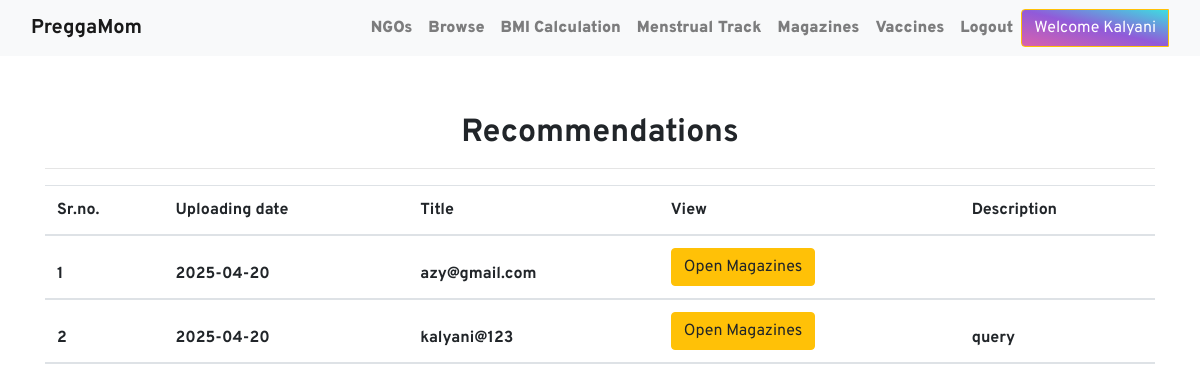
/view_m/ (signed in), run on the app's committed database.
### women/models.py (models this page shows)
class Magazines(models.Model):
    user = models.ForeignKey(User,on_delete=models.CASCADE,null=True)
    uploadedate = models.CharField(max_length=10,null=True)
    magazinesfile = models.FileField(null=True)
    magazinestype = models.CharField(max_length=30,null=True)
    description = models.CharField(max_length=300,null=True)
    status = models.CharField(max_length=30,null=True)

### women/views.py (the view)
# urls.py: path('view_m/', view_m, name='view_m'),
@login_required
def view_m(request):
    if not request.user.is_authenticated:
        return redirect('login')
    user = User.objects.get(id=request.user.id)
    notes = Magazines.objects.filter(status="Accept")
    d = {'notes':notes}
    return render(request, 'view_m.html',d)

### women/templates/view_m.html (shortened to what this page needs)
{% extends 'user_nav.html' %}
{% load static %}
{% block body %}
<div class="container mt-5">
    <h2 class="doabout text-center"></i><b>Recommendations</b></h2>
    <hr>
    <table class="table table=bordered" id="example">
        <thead>
            <tr>
                <th>Sr.no.</th>
                <th>Uploading date</th>
                <th>Title</th>
                <th>View</th>
                <th>Description</th>
            </tr>
            {% for i in notes %}
            <tr>
                <th>{{ forloop.counter }}</th>
                <th>{{ i.uploadedate }}</th>
                <th>{{ i.user.username }}</th>
                <th><a href="{{ i.magazinesfile.url }}" class="btn btn-warning">Open Magazines</a></th>
                <th>{{ i.description }}</th>
            </tr>
            {% endfor %}
        </thead>
    </table>
</div>
{% endblock %}

### women/templates/user_nav.html (shortened to what this page needs)
<!DOCTYPE html>
<html lang="en">
<head>
    {% load static %}
    <link rel="stylesheet" href="node_modules/bootstrap/dist/css/bootstrap.min.css">
    <link rel="stylesheet" href="https://stackpath.bootstrapcdn.com/bootstrap/4.3.1/css/bootstrap.min.css">
    <link rel="stylesheet" href="https://stackpath.bootstrapcdn.com/font-awesome/4.7.0/css/font-awesome.min.css">
    <link rel="stylesheet" href="{% static 'style.css' %}">
</head>
<body>
    <nav class="navbar navbar-expand-md bg-light navbar-light">
        <div class="container-fluid">
            <a href="{% url 'home' %}" class="navbar-brand font-weight-bold" >PreggaMom</a>
            <div class="collapse navbar-collapse text-center" id="collapsenavbar">
                <ul class="navbar-nav ml-auto">
                    <li class="nav-item">
                        <a href="{% url 'ngos' %}" class="nav-link ">NGOs</a>
                    </li>
                    <li class="nav-item">
                        <a href="{% url 'browse' %}" class="nav-link ">Browse</a>
                    </li>
                    <li class="nav-item">
                        <a href="{% url 'bmi' %}" class="nav-link ">BMI Calculation</a>
                    </li>
                    <li class="nav-item">
                        <a href="{% url 'menstrual' %}" class="nav-link ">Menstrual Track</a>
                    </li>
                    <li class="nav-item">
                        <a href="{% url 'magazine' %}" class="nav-link ">Magazines</a>
                    </li>
                    <li class="nav-item">
                        <a href="{% url 'vaccine' %}" class="nav-link ">Vaccines</a>
                    </li>
                    <li class="nav-item">
                        <a href="{% url 'logout' %}" class="nav-link ">Logout</a>
                    </li>
                </ul>
                <div class="btn-group">
                    <button type="button" class="btn btn-warning text-white" style="background: linear-gradient(to left bottom, rgba(5, 213, 217, 0.767), rgba(101, 23, 203, 0.7), rgba(203, 33, 141, 0.7));" data-toggle="dropdown">Welcome {{request.user.first_name}}</button>
                </div>
            </div>
        </div>
    </nav>
    {% block body %}
    {% endblock %}
</body>
</html>

### women/static/style.css (style rules this page uses)
body { font-family: 'Overpass'; }
.doabout { margin-top:30px; padding-top: 10px; }
.nav-item { color: #bd2eaa; font-weight: 900; }
.navbar-brand { color: #bd2eaa; font-weight: bolder; }

### women/templates/view_m.html (style rules this page uses)
.doabout { margin-top:30px; padding-top: 10px; }

### data on the page
Magazines: uploadedate "2025-04-20", user.username "azy@gmail.com"
Magazines: uploadedate "2025-04-20", user.username "kalyani@123", description "query"

### other printed values
{{ request.user.first_name }} "Kalyani"
